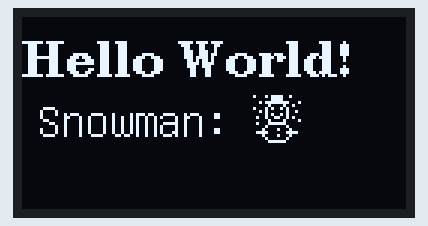
The sketch below on a simulated Arduino Uno, built with avr-gcc and run on an emulated ATmega328P. On the bench: 128×64 one-colour display.

Above: at 0.2 s.

The sketch:

OLED_Hello_World.ino
```cpp
#include <Arduino.h>
#include <U8g2lib.h>

#ifdef U8X8_HAVE_HW_SPI
#include <SPI.h>
#endif
#ifdef U8X8_HAVE_HW_I2C
#include <Wire.h>
#endif

U8G2_SSD1306_128X64_NONAME_F_HW_I2C u8g2(U8G2_R0, /* reset=*/ U8X8_PIN_NONE);
int a;

void setup() {
  u8g2.begin();
  u8g2.clearBuffer();          // clear the internal memory
  u8g2.setFont(u8g2_font_ncenB12_tr); // choose a suitable font
  u8g2.drawStr(0, 20, "Hello World!"); // write something to the internal memory
  u8g2.setFont(u8g2_font_unifont_t_symbols);
  u8g2.drawUTF8(5, 40, "Snowman: ☃");
  u8g2.sendBuffer();


}

void loop() {

}
```
